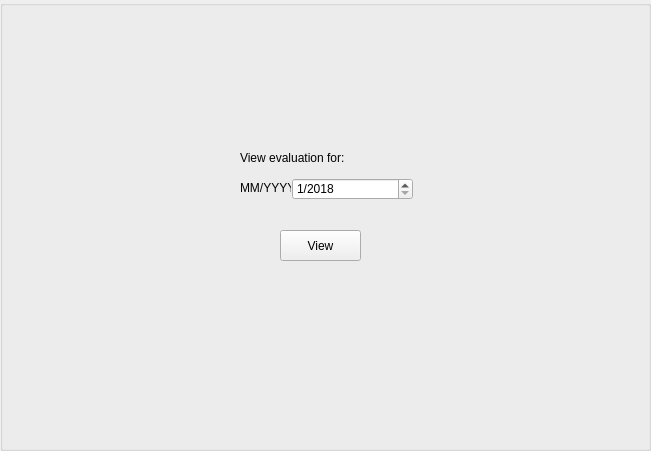
  <widget class="QGroupBox" name="ve_panel">
   <property name="geometry">
    <rect>
     <x>140</x>
     <y>90</y>
     <width>651</width>
     <height>451</height>
    </rect>
   </property>
   <property name="title">
    <string/>
   </property>
   <widget class="QPushButton" name="pushButton_ve_view">
    <property name="enabled">
     <bool>true</bool>
    </property>
    <property name="geometry">
     <rect>
      <x>280</x>
      <y>230</y>
      <width>81</width>
      <height>31</height>
     </rect>
    </property>
    <property name="text">
     <string>View</string>
    </property>
   </widget>
   <widget class="QDateEdit" name="dateEdit_ve">
    <property name="geometry">
     <rect>
      <x>292</x>
      <y>178</y>
      <width>121</width>
      <height>22</height>
     </rect>
    </property>
    <property name="maximumDate">
     <date>
      <year>7999</year>
      <month>12</month>
      <day>31</day>
     </date>
    </property>
    <property name="minimumDate">
     <date>
      <year>2018</year>
      <month>1</month>
      <day>1</day>
     </date>
    </property>
    <property name="displayFormat">
     <string>M/yyyy</string>
    </property>
   </widget>
   <widget class="QLabel" name="xx_41">
    <property name="geometry">
     <rect>
      <x>240</x>
      <y>180</y>
      <width>51</width>
      <height>16</height>
     </rect>
    </property>
    <property name="text">
     <string>MM/YYYY:</string>
    </property>
   </widget>
   <widget class="QLabel" name="xx_42">
    <property name="geometry">
     <rect>
      <x>240</x>
      <y>150</y>
      <width>171</width>
      <height>16</height>
     </rect>
    </property>
    <property name="text">
     <string>View evaluation for:</string>
    </property>
   </widget>
  </widget>
